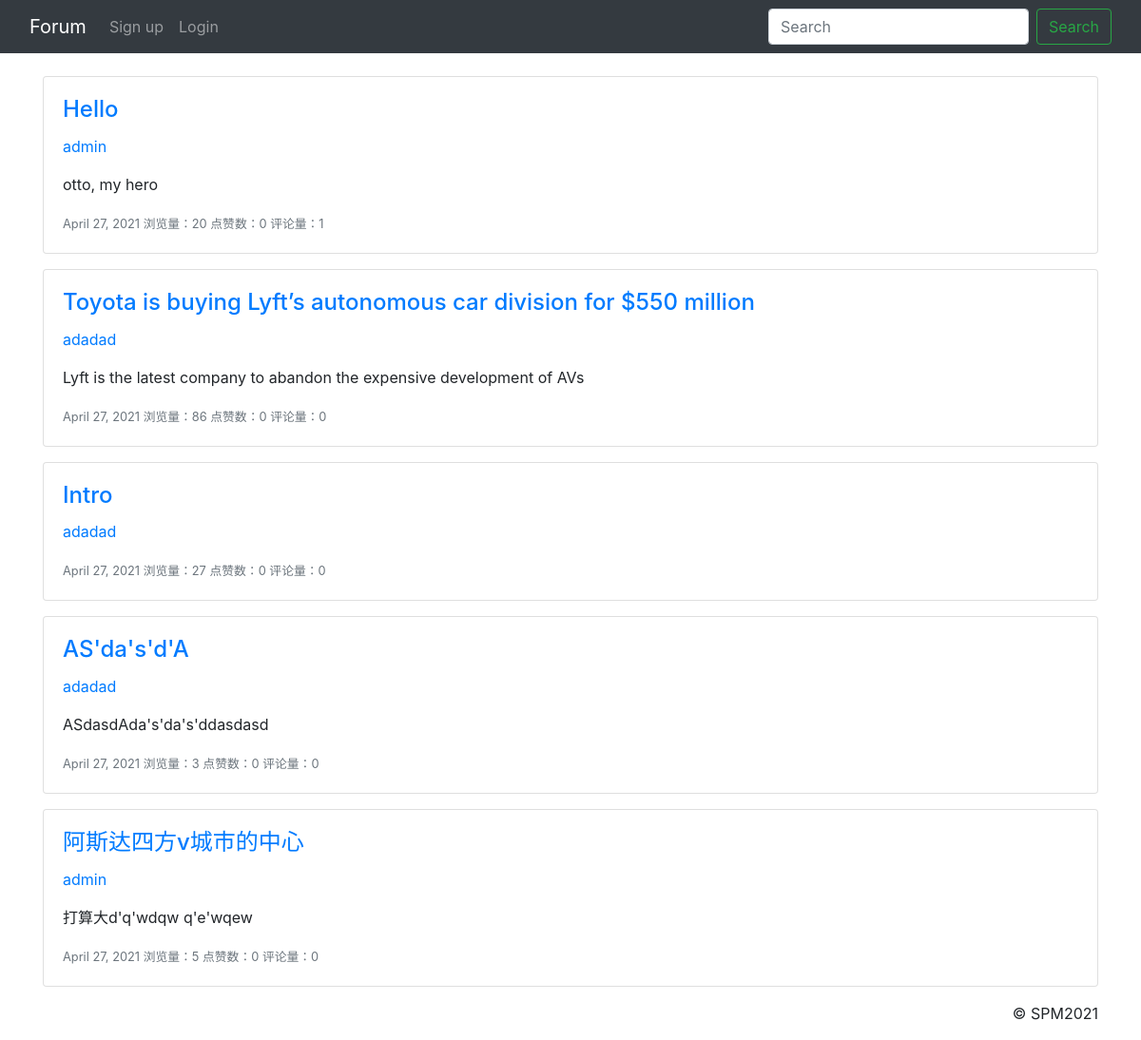
The app's page /cats/5, older data.
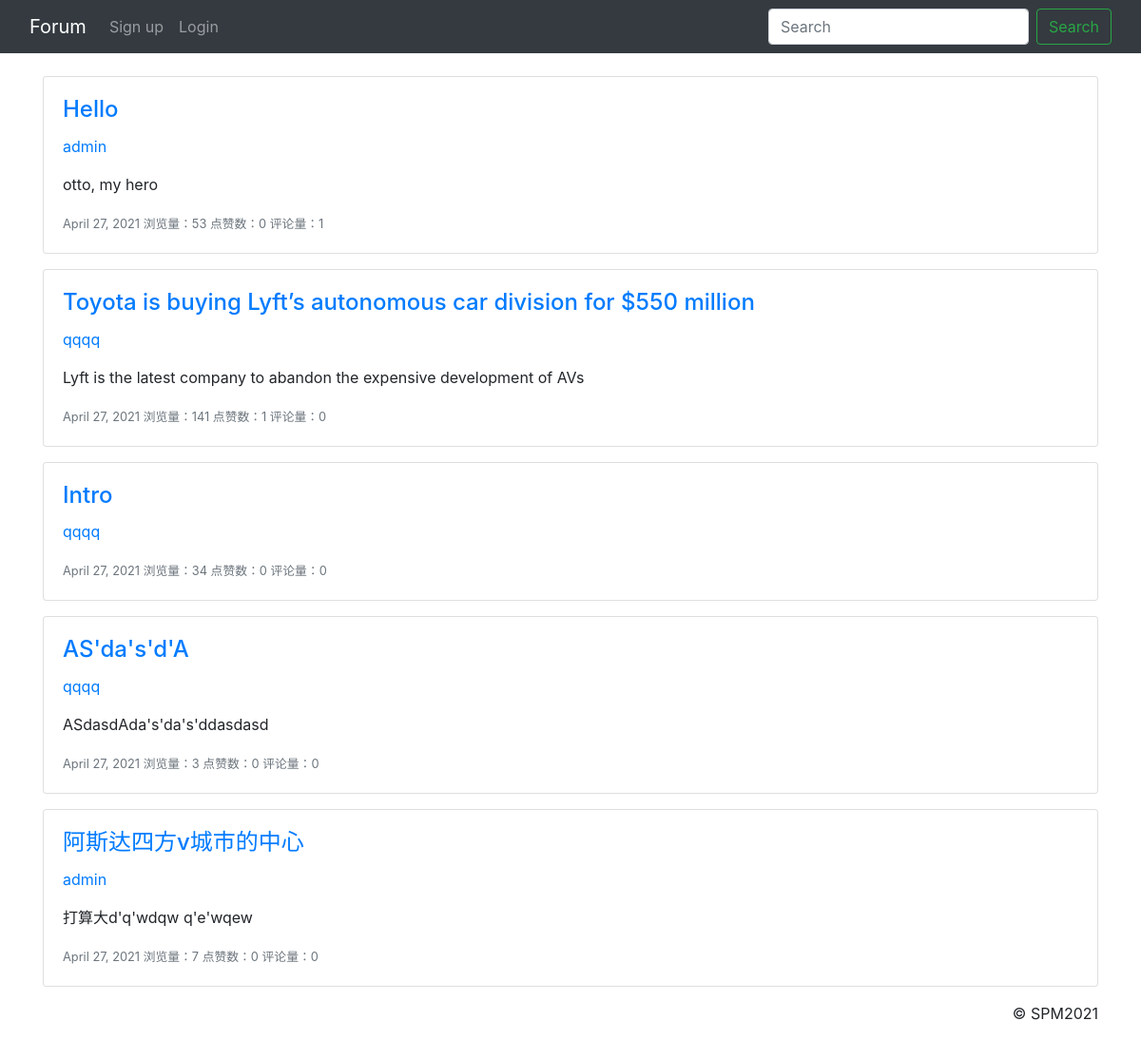
The same page, newer data.
### myblog/models.py (models this page shows, shortened)
class Post(models.Model):
    title = models.CharField(max_length=255)
    header_image = models.ImageField(blank=True, null=True, upload_to='article/%Y%m%d/')
    snippet = models.CharField(max_length=255, blank=True, null=True)
    author = models.ForeignKey(User, on_delete=models.CASCADE)
    body = RichTextField(blank=True, null=True)
    post_date = models.DateField(default=timezone.now)
    modified_date = models.DateField(auto_now_add=True)
    likes = models.ManyToManyField(User, related_name='blog_posts')
    views = models.PositiveIntegerField(default=0)
    category = models.ForeignKey(Category, on_delete=models.CASCADE)
    tags = models.ManyToManyField(Tag, blank=True)
    def total_like(self):
        return self.likes.count()

### myblog/views.py (the view)
# urls.py: path('cats/<int:pk>', CategoryView.as_view(), name='cats'),
class CategoryView(ListView):
    model = Post
    template_name = 'cats.html'
    context_object_name = 'post_list'
    def get_queryset(self):
        cate = get_object_or_404(Category, pk=self.kwargs.get('pk'))
        return super(CategoryView, self).get_queryset().filter(category=cate)

### myblog/templates/cats.html (shortened to what this page needs)
{% extends 'base.html' %}
{% block content %}
    {% if post_list %}
        {% for post in post_list %}
            <div class="card mb-3">
                <div class="card-body">
                    <h4 class="card-title"><a href="{% url 'article_detail' post.pk %}">{{ post.title }}</a></h4>
                    <p class="card-text">{% if post.author.profile.id %}
                        <a href="{% url 'show_profile_page' post.author.profile.id %}">{{ post.author.username }}</a>
                    {% else %}
                        {{ post.author.username }}
                    {% endif %}</p>
                    <p class="card-text">{{ post.snippet }}</p>
                    <p class="card-text"><small class="text-muted">{{ post.modified_date }} 浏览量：{{ post.views }}
                        点赞数：{{ post.total_like }}
                        评论量：{{ post.comment_set.count }}</small></p>
                </div>
            </div>
        {% endfor %}
    {% else %}
        <h1>No Content</h1>
    {% endif %}
{% endblock %}

Row changes from the older to the newer data that the page shows:
changed Post "Hello": views "20" → "53"
changed Post "Toyota is buying Lyft’s autonomous car division for $550 million": author.username "adadad" → "qqqq"; views "86" → "141"; total_like "0" → "1"
changed Post "Intro": author.username "adadad" → "qqqq"; views "27" → "34"
changed through a linked row, Post "AS'da's'd'A": author.username "adadad" → "qqqq"
changed Post "阿斯达四方v城市的中心": views "5" → "7"
